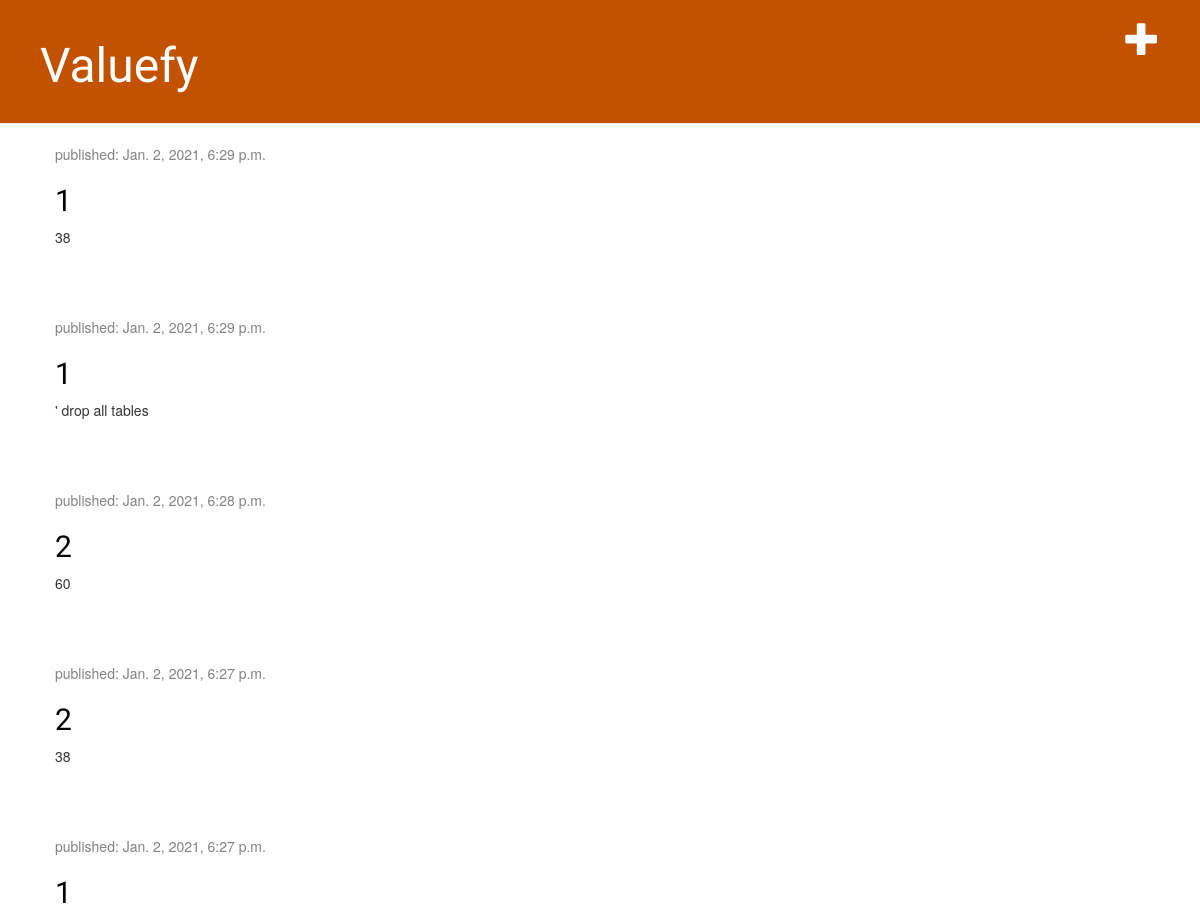
The app's page /posts/ (upper part), older data.
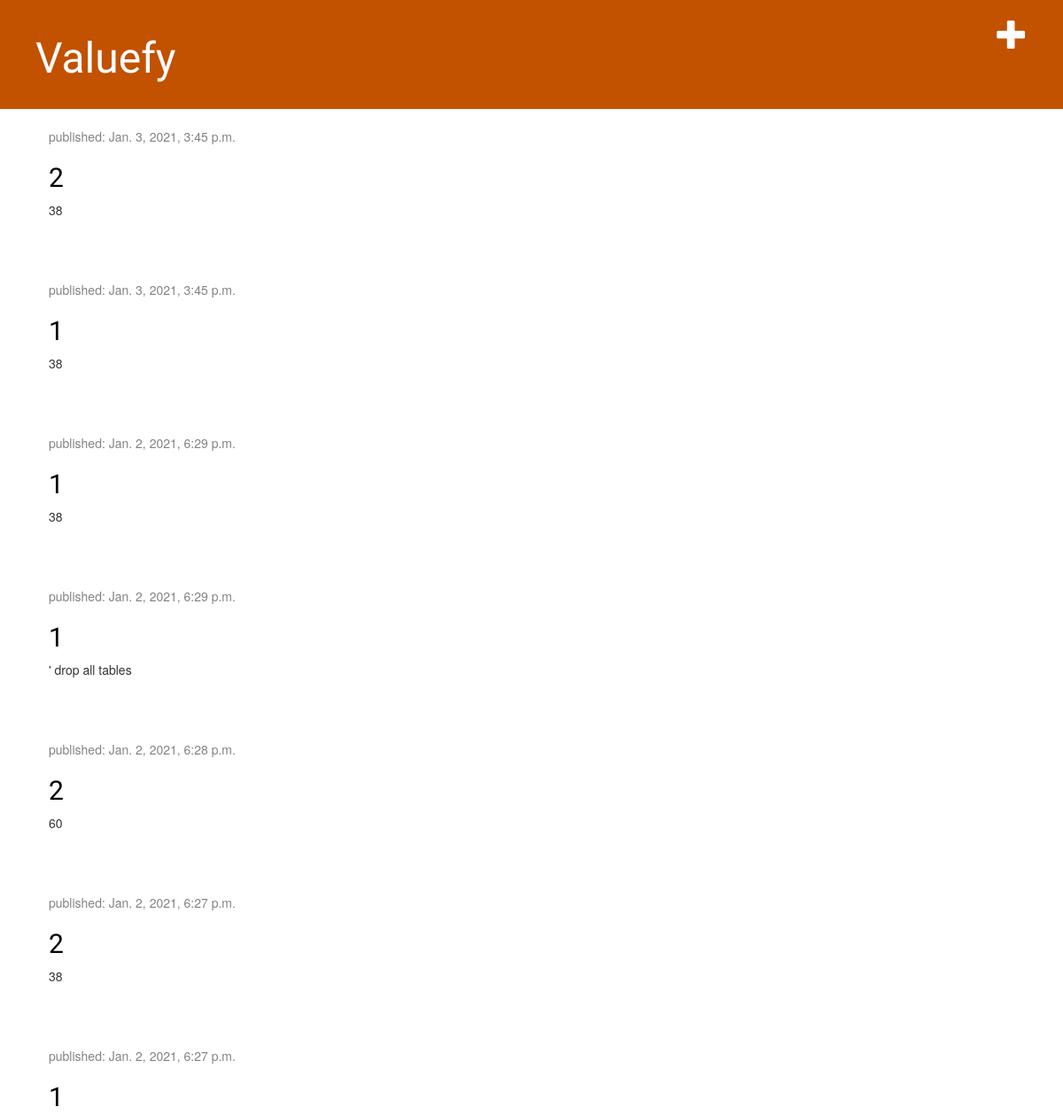
The same page, newer data.
### blog/models.py (models this page shows, shortened)
class Post(models.Model):
    author = models.ForeignKey(settings.AUTH_USER_MODEL, on_delete=models.CASCADE)
    size = models.CharField(max_length=200)
    rooms = models.CharField(max_length=200)
    created_date = models.DateTimeField(default=timezone.now)
    published_date = models.DateTimeField(blank=True, null=True)

### blog/views.py (the view)
# urls.py: path('posts/', views.post_list, name='post_list'),
def post_list(request):
    posts = Post.objects.filter(published_date__lte=timezone.now()).order_by('-published_date')
    return render(request, 'blog/post_list.html', {'posts': posts})

### blog/templates/blog/post_list.html
{% extends 'blog/base.html' %}
{% block content %}
	{% for post in posts %}
	    <div class="post">
	        <div class="date">
	            <p>published: {{ post.published_date }}</p>
	        </div>
	        <h2><a href="">{{ post.rooms }}</a></h2>
	        <p>{{ post.size|linebreaksbr }}</p>
	    </div>
	{% endfor %}
{% endblock %}

Row changes from the older to the newer data that the page shows:
added Post: published_date "Jan. 3, 2021, 3:45 p.m.", rooms "2", size "38"
added Post: published_date "Jan. 3, 2021, 3:45 p.m.", rooms "1", size "38"
